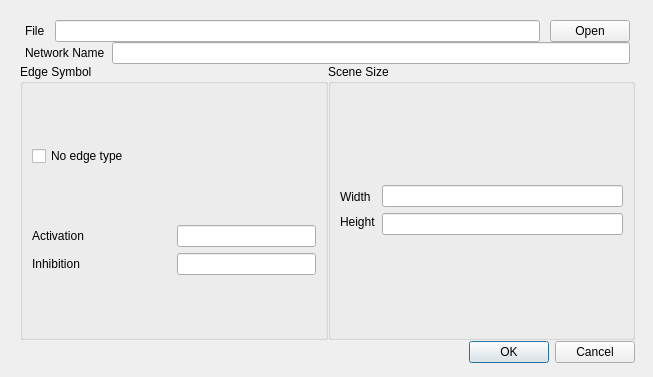
<?xml version="1.0" encoding="UTF-8"?>
<ui version="4.0">
 <class>OpenNetworkDialog</class>
 <widget class="QDialog" name="OpenNetworkDialog">
  <property name="geometry">
   <rect>
    <x>0</x>
    <y>0</y>
    <width>653</width>
    <height>377</height>
   </rect>
  </property>
  <property name="sizePolicy">
   <sizepolicy hsizetype="Minimum" vsizetype="Minimum">
    <horstretch>0</horstretch>
    <verstretch>0</verstretch>
   </sizepolicy>
  </property>
  <property name="focusPolicy">
   <enum>Qt::NoFocus</enum>
  </property>
  <property name="windowTitle">
   <string>Dialog</string>
  </property>
  <property name="sizeGripEnabled">
   <bool>false</bool>
  </property>
  <property name="modal">
   <bool>true</bool>
  </property>
  <widget class="QWidget" name="layoutWidget">
   <property name="geometry">
    <rect>
     <x>20</x>
     <y>20</y>
     <width>615</width>
     <height>343</height>
    </rect>
   </property>
   <layout class="QVBoxLayout" name="verticalLayout_13">
    <property name="spacing">
     <number>0</number>
    </property>
    <property name="sizeConstraint">
     <enum>QLayout::SetMinimumSize</enum>
    </property>
    <item>
     <layout class="QHBoxLayout" name="horizontalLayout" stretch="0,0,0,0,0">
      <property name="spacing">
       <number>10</number>
      </property>
      <property name="sizeConstraint">
       <enum>QLayout::SetMinimumSize</enum>
      </property>
      <property name="leftMargin">
       <number>0</number>
      </property>
      <property name="topMargin">
       <number>0</number>
      </property>
      <property name="rightMargin">
       <number>0</number>
      </property>
      <property name="bottomMargin">
       <number>0</number>
      </property>
      <item>
       <spacer name="horizontalSpacer">
        <property name="orientation">
         <enum>Qt::Horizontal</enum>
        </property>
        <property name="sizeType">
         <enum>QSizePolicy::Maximum</enum>
        </property>
        <property name="sizeHint" stdset="0">
         <size>
          <width>5</width>
          <height>20</height>
         </size>
        </property>
       </spacer>
      </item>
      <item>
       <widget class="QLabel" name="label">
        <property name="sizePolicy">
         <sizepolicy hsizetype="Fixed" vsizetype="Fixed">
          <horstretch>0</horstretch>
          <verstretch>0</verstretch>
         </sizepolicy>
        </property>
        <property name="text">
         <string>File</string>
        </property>
       </widget>
      </item>
      <item>
       <widget class="QLineEdit" name="ui_filePathEdit">
        <property name="enabled">
         <bool>true</bool>
        </property>
        <property name="sizePolicy">
         <sizepolicy hsizetype="Minimum" vsizetype="Maximum">
          <horstretch>0</horstretch>
          <verstretch>0</verstretch>
         </sizepolicy>
        </property>
        <property name="minimumSize">
         <size>
          <width>0</width>
          <height>0</height>
         </size>
        </property>
        <property name="baseSize">
         <size>
          <width>0</width>
          <height>0</height>
         </size>
        </property>
        <property name="readOnly">
         <bool>false</bool>
        </property>
       </widget>
      </item>
      <item>
       <widget class="QPushButton" name="ui_openButton">
        <property name="sizePolicy">
         <sizepolicy hsizetype="Maximum" vsizetype="Maximum">
          <horstretch>0</horstretch>
          <verstretch>0</verstretch>
         </sizepolicy>
        </property>
        <property name="text">
         <string>Open</string>
        </property>
       </widget>
      </item>
      <item>
       <spacer name="horizontalSpacer_2">
        <property name="orientation">
         <enum>Qt::Horizontal</enum>
        </property>
        <property name="sizeType">
         <enum>QSizePolicy::Maximum</enum>
        </property>
        <property name="sizeHint" stdset="0">
         <size>
          <width>5</width>
          <height>20</height>
         </size>
        </property>
       </spacer>
      </item>
     </layout>
    </item>
    <item>
     <spacer name="verticalSpacer_3">
      <property name="orientation">
       <enum>Qt::Vertical</enum>
      </property>
      <property name="sizeType">
       <enum>QSizePolicy::Minimum</enum>
      </property>
      <property name="sizeHint" stdset="0">
       <size>
        <width>15</width>
        <height>0</height>
       </size>
      </property>
     </spacer>
    </item>
    <item>
     <layout class="QHBoxLayout" name="horizontalLayout_3" stretch="0,0,0,0">
      <property name="spacing">
       <number>7</number>
      </property>
      <property name="sizeConstraint">
       <enum>QLayout::SetMinimumSize</enum>
      </property>
      <item>
       <spacer name="horizontalSpacer_3">
        <property name="orientation">
         <enum>Qt::Horizontal</enum>
        </property>
        <property name="sizeType">
         <enum>QSizePolicy::Maximum</enum>
        </property>
        <property name="sizeHint" stdset="0">
         <size>
          <width>5</width>
          <height>20</height>
         </size>
        </property>
       </spacer>
      </item>
      <item>
       <widget class="QLabel" name="label_4">
        <property name="sizePolicy">
         <sizepolicy hsizetype="Fixed" vsizetype="Fixed">
          <horstretch>0</horstretch>
          <verstretch>0</verstretch>
         </sizepolicy>
        </property>
        <property name="text">
         <string>Network Name</string>
        </property>
       </widget>
      </item>
      <item>
       <widget class="QLineEdit" name="ui_networkNameEdit">
        <property name="sizePolicy">
         <sizepolicy hsizetype="Minimum" vsizetype="Fixed">
          <horstretch>0</horstretch>
          <verstretch>0</verstretch>
         </sizepolicy>
        </property>
        <property name="readOnly">
         <bool>false</bool>
        </property>
       </widget>
      </item>
      <item>
       <spacer name="horizontalSpacer_4">
        <property name="orientation">
         <enum>Qt::Horizontal</enum>
        </property>
        <property name="sizeType">
         <enum>QSizePolicy::Maximum</enum>
        </property>
        <property name="sizeHint" stdset="0">
         <size>
          <width>5</width>
          <height>20</height>
         </size>
        </property>
       </spacer>
      </item>
     </layout>
    </item>
    <item>
     <spacer name="verticalSpacer_2">
      <property name="orientation">
       <enum>Qt::Vertical</enum>
      </property>
      <property name="sizeType">
       <enum>QSizePolicy::Minimum</enum>
      </property>
      <property name="sizeHint" stdset="0">
       <size>
        <width>15</width>
        <height>0</height>
       </size>
      </property>
     </spacer>
    </item>
    <item>
     <layout class="QHBoxLayout" name="horizontalLayout_5" stretch="0,0">
      <property name="sizeConstraint">
       <enum>QLayout::SetMaximumSize</enum>
      </property>
      <item>
       <widget class="QGroupBox" name="groupBox">
        <property name="sizePolicy">
         <sizepolicy hsizetype="Minimum" vsizetype="Minimum">
          <horstretch>0</horstretch>
          <verstretch>0</verstretch>
         </sizepolicy>
        </property>
        <property name="title">
         <string>Edge Symbol</string>
        </property>
        <property name="flat">
         <bool>false</bool>
        </property>
        <property name="checkable">
         <bool>false</bool>
        </property>
        <layout class="QVBoxLayout" name="verticalLayout_11">
         <property name="sizeConstraint">
          <enum>QLayout::SetMinimumSize</enum>
         </property>
         <item>
          <widget class="QCheckBox" name="ui_noEdgeTypeCheck">
           <property name="sizePolicy">
            <sizepolicy hsizetype="Fixed" vsizetype="Fixed">
             <horstretch>0</horstretch>
             <verstretch>0</verstretch>
            </sizepolicy>
           </property>
           <property name="text">
            <string>No edge type</string>
           </property>
          </widget>
         </item>
         <item>
          <layout class="QHBoxLayout" name="horizontalLayout_2">
           <item>
            <layout class="QVBoxLayout" name="verticalLayout_6">
             <item>
              <widget class="QLabel" name="label_2">
               <property name="text">
                <string>Activation</string>
               </property>
              </widget>
             </item>
             <item>
              <widget class="QLabel" name="label_3">
               <property name="text">
                <string>Inhibition</string>
               </property>
              </widget>
             </item>
            </layout>
           </item>
           <item>
            <layout class="QVBoxLayout" name="verticalLayout_4">
             <item>
              <widget class="QLineEdit" name="ui_actSymEdit">
               <property name="sizePolicy">
                <sizepolicy hsizetype="Minimum" vsizetype="Fixed">
                 <horstretch>0</horstretch>
                 <verstretch>0</verstretch>
                </sizepolicy>
               </property>
               <property name="dragEnabled">
                <bool>true</bool>
               </property>
              </widget>
             </item>
             <item>
              <widget class="QLineEdit" name="ui_inhSymEdit">
               <property name="sizePolicy">
                <sizepolicy hsizetype="Minimum" vsizetype="Fixed">
                 <horstretch>0</horstretch>
                 <verstretch>0</verstretch>
                </sizepolicy>
               </property>
               <property name="dragEnabled">
                <bool>true</bool>
               </property>
              </widget>
             </item>
            </layout>
           </item>
          </layout>
         </item>
        </layout>
       </widget>
      </item>
      <item>
       <widget class="QGroupBox" name="ui_sceneSizeGroup">
        <property name="sizePolicy">
         <sizepolicy hsizetype="Minimum" vsizetype="Minimum">
          <horstretch>0</horstretch>
          <verstretch>0</verstretch>
         </sizepolicy>
        </property>
        <property name="title">
         <string>Scene Size</string>
        </property>
        <property name="flat">
         <bool>false</bool>
        </property>
        <property name="checkable">
         <bool>false</bool>
        </property>
        <layout class="QVBoxLayout" name="verticalLayout_12">
         <property name="sizeConstraint">
          <enum>QLayout::SetMinimumSize</enum>
         </property>
         <item>
          <layout class="QHBoxLayout" name="horizontalLayout_4">
           <item>
            <layout class="QVBoxLayout" name="verticalLayout_9">
             <item>
              <widget class="QLabel" name="label_6">
               <property name="sizePolicy">
                <sizepolicy hsizetype="Fixed" vsizetype="Fixed">
                 <horstretch>0</horstretch>
                 <verstretch>0</verstretch>
                </sizepolicy>
               </property>
               <property name="text">
                <string>Width</string>
               </property>
              </widget>
             </item>
             <item>
              <widget class="QLabel" name="label_7">
               <property name="sizePolicy">
                <sizepolicy hsizetype="Fixed" vsizetype="Fixed">
                 <horstretch>0</horstretch>
                 <verstretch>0</verstretch>
                </sizepolicy>
               </property>
               <property name="text">
                <string>Height</string>
               </property>
              </widget>
             </item>
            </layout>
           </item>
           <item>
            <layout class="QVBoxLayout" name="verticalLayout_10">
             <item>
              <widget class="QLineEdit" name="ui_sceneWidthEdit">
               <property name="sizePolicy">
                <sizepolicy hsizetype="Minimum" vsizetype="Fixed">
                 <horstretch>0</horstretch>
                 <verstretch>0</verstretch>
                </sizepolicy>
               </property>
               <property name="dragEnabled">
                <bool>true</bool>
               </property>
              </widget>
             </item>
             <item>
              <widget class="QLineEdit" name="ui_sceneHeightEdit">
               <property name="sizePolicy">
                <sizepolicy hsizetype="Minimum" vsizetype="Fixed">
                 <horstretch>0</horstretch>
                 <verstretch>0</verstretch>
                </sizepolicy>
               </property>
               <property name="dragEnabled">
                <bool>true</bool>
               </property>
              </widget>
             </item>
            </layout>
           </item>
          </layout>
         </item>
        </layout>
       </widget>
      </item>
     </layout>
    </item>
    <item>
     <spacer name="verticalSpacer">
      <property name="orientation">
       <enum>Qt::Vertical</enum>
      </property>
      <property name="sizeType">
       <enum>QSizePolicy::Minimum</enum>
      </property>
      <property name="sizeHint" stdset="0">
       <size>
        <width>15</width>
        <height>1</height>
       </size>
      </property>
     </spacer>
    </item>
    <item>
     <widget class="QDialogButtonBox" name="ui_buttonBox">
      <property name="sizePolicy">
       <sizepolicy hsizetype="Minimum" vsizetype="Maximum">
        <horstretch>0</horstretch>
        <verstretch>0</verstretch>
       </sizepolicy>
      </property>
      <property name="baseSize">
       <size>
        <width>0</width>
        <height>0</height>
       </size>
      </property>
      <property name="orientation">
       <enum>Qt::Horizontal</enum>
      </property>
      <property name="standardButtons">
       <set>QDialogButtonBox::Cancel|QDialogButtonBox::Ok</set>
      </property>
     </widget>
    </item>
   </layout>
  </widget>
 </widget>
 <resources/>
 <connections>
  <connection>
   <sender>ui_buttonBox</sender>
   <signal>accepted()</signal>
   <receiver>OpenNetworkDialog</receiver>
   <slot>accept()</slot>
   <hints>
    <hint type="sourcelabel">
     <x>248</x>
     <y>254</y>
    </hint>
    <hint type="destinationlabel">
     <x>157</x>
     <y>274</y>
    </hint>
   </hints>
  </connection>
  <connection>
   <sender>ui_buttonBox</sender>
   <signal>rejected()</signal>
   <receiver>OpenNetworkDialog</receiver>
   <slot>reject()</slot>
   <hints>
    <hint type="sourcelabel">
     <x>316</x>
     <y>260</y>
    </hint>
    <hint type="destinationlabel">
     <x>286</x>
     <y>274</y>
    </hint>
   </hints>
  </connection>
 </connections>
</ui>
